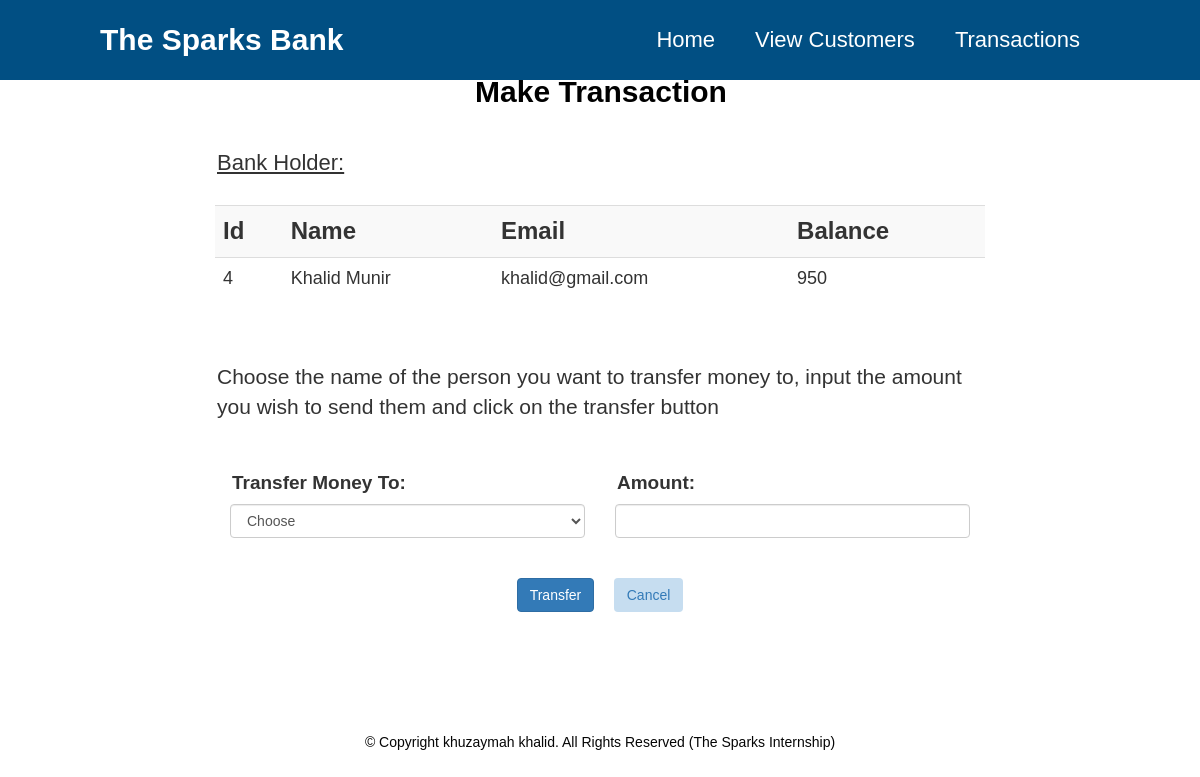
The app's page /transfer.php?id=4 with its own data.
### tables this page shows
CREATE TABLE `customers` (
  `id` int(10) NOT NULL,
  `name` varchar(15) NOT NULL,
  `email` varchar(20) NOT NULL,
  `amount` int(10) NOT NULL
);

### transfer.php (the view, shortened to what this page needs)
<!DOCTYPE html>
<html lang="en">
<head>
    <link rel="stylesheet" href="https://maxcdn.bootstrapcdn.com/bootstrap/3.4.1/css/bootstrap.min.css">    <link rel = "stylesheet" href = "css/style.css">
    <link href="vendor/font-awesome/css/font-awesome.min.css" rel="stylesheet" type="text/css">
    <link rel = "stylesheet" href = "css/style.CSS">
</head>
<body>
   <header>
     <div class="logo" >The Sparks Bank</div>
      <nav class="topnav">
        <ul id="js-menu">
            <li>
                <a href="index.php#home" class="active">Home</a>
            </li>
            <li>
              <a href="index.php#customers">View Customers</a>
          </li>
            <li>
                <a href="history.php#transactions">Transactions</a>
            </li>
        </ul>
      </nav>
    </header>
<body>
<section id="transactions">
	<div class="container">
        <br><h2 class="tittle">Make Transaction</h2>
        <h3 > Bank Holder:</h3>
            <?php
                include 'config.php';
                $sid=$_GET['id'];
                $sql = "SELECT * FROM  customers where id=$sid";
                $result=mysqli_query($conn,$sql);
                $rows=mysqli_fetch_assoc($result);
            ?>
            <form method="post" name="tcredit" class="tabletext" ><br>
        <div>
            <table class="table table-striped table-hover">
                <tr>
                    <th>Id</th>
                    <th>Name</th>
                    <th>Email</th>
                    <th>Balance</th>
                </tr>
                <tr>
                    <td class="py-2"><?php echo $rows['id'] ?></td>
                    <td class="py-2"><?php echo $rows['name'] ?></td>
                    <td class="py-2"><?php echo $rows['email'] ?></td>
                    <td class="py-2"><?php echo $rows['amount'] ?></td>
                </tr>
            </table>
        </div>
                <br>
          <p> Choose the name of the person you want to transfer money to, input the amount you wish to send them and click on the transfer button</p>
                <br>
          <div class="col-md-6 col-sm-6">
          <h4>Transfer Money To:</h4>
          <select name="receiver" class="form-control" required>
            <option value="" disabled selected>Choose</option>
        </select>
            </div>
            <div class="col-md-6 col-sm-6">
            <h4>Amount:</h4>
            <input type="number" class="form-control" name="amount" required>
            <br><br>
            </div>
            <div class="text-center" >
            <button class="btn btn-primary " name="submit" type="submit" >Transfer</button> &nbsp &nbsp
            <a href="index.php#customers" style="text-decoration:none" > <button class="btn btn-secondary ml-2"  >Cancel</a></button>
            </div>
            </div>
</section>
<section>
       <div class="footer">
            <div class="col-md-12 text-center">
             © Copyright khuzaymah khalid. All Rights Reserved (The Sparks Internship)
            </div>
        </div>
</section>
</body>
</html>

### css/style.css (style rules this page uses)
* { box-sizing: border-box; padding: 0; margin: 0; }
body { font-family: Poppins-Regular, sans-serif; }
h1, h2, h3, h4, h5, h6 { margin: 20 0 20px 0; font-family: 'candal' srif; font-weight:400; padding:0; }
.tittle { font-size: 32px; color:#000; text-transform: uppercase; text-align: center; font-weight: 700; margin-bottom: 8px; }
.container { width: 100%; padding-right: var(--bs-gutter-x, 0.73rem); padding-left: var(--bs-gutter-x, 0.73rem); margin-right: auto; margin-left: auto; align-items:center; padding-top: 12px; }
header { position: fixed; z-index: 1; top: 0; left: 0; padding: 0 100px; background: #014f83; width:100%; box-sizing: border-box; }
header .logo { color: #fff; height: 80px; font-size: 30px; line-height: 80px; float: left; font-weight: bold; }
header nav { float: right; }
header nav ul { margin: 0; padding: 0; display: flex; font-size: 22px; }
header nav ul li { list-style: none; }
header nav ul li a { height: 80px; line-height: 80px; padding: 0 20px; color: #fff; text-decoration: none; display: block; }
#transactions .container { width: 70%; padding-right: 35px; padding-left: 35px; padding-bottom: 120px; margin-right: auto; margin-left: auto; }
#transactions h2 { padding-left: 2px; text-transform:capitalize; padding-top: 3%; font-size: 30px; font-weight: 550; }
#transactions h3 { padding-left: 2px; padding-top: 3%; font-size: 22px; font-weight: 500; text-decoration:underline; }
#transactions h4 { padding-left: 2px; padding-top: 3%; font-size: 19px; font-weight: 570; }
#transactions p { padding-left: 2px; padding-top: 3%; font-size: 21px; font-weight: 500; }
#transactions th { font-size: 24px; }
#transactions tr { font-size: 18px; }
button { border:none; background: #c6ddf0; }
.footer { position: absolute; left: 0; top: 100; width: 100%; height: 3%; color: rgb(5, 5, 5); text-align: center; }

### records on screen
customers: id "4", name "Khalid Munir", email "khalid@gmail.com", amount "950"
